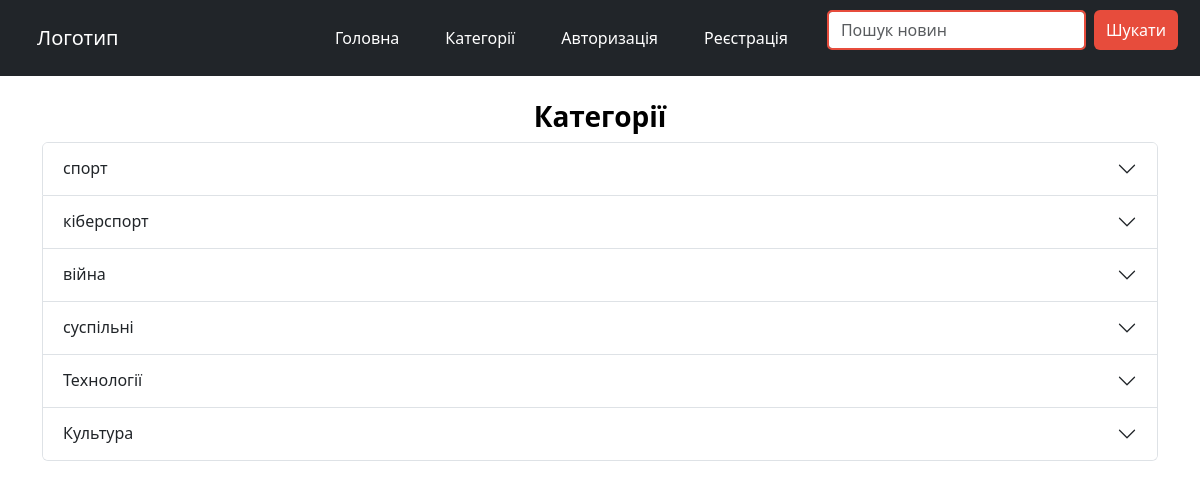
Page /pages/categories.php on the committed database.
### tables this page shows
CREATE TABLE `categories` (
  `id` int(11) NOT NULL,
  `name` varchar(255) NOT NULL,
  `description` text NOT NULL
);

### pages/categories.php (the view, shortened to what this page needs)
<?php
include '../db/connection.php';
$query = "SELECT * FROM categories";
$result = mysqli_query($conn, $query);
?>
<!DOCTYPE html>
<html lang="uk">
<head>
    <link rel="stylesheet" href="../style/bootstrap.min.css">
    <link rel="stylesheet" href="../style/global.css">
</head>
<body>
    <?php include '../components/navbar.php'; ?>
    <div class="container mt-4">
        <h3 class="text-center">Категорії</h3>
        <div class="accordion" id="categoriesAccordion">
            <?php while ($category = mysqli_fetch_assoc($result)): ?>
                <div class="accordion-item">
                    <h2 class="accordion-header" id="heading<?php echo $category['id']; ?>">
                        <button class="accordion-button collapsed" type="button" data-bs-toggle="collapse" data-bs-target="#collapse<?php echo $category['id']; ?>" aria-expanded="false" aria-controls="collapse<?php echo $category['id']; ?>">
                            <?php echo htmlspecialchars($category['name']); ?>
                        </button>
                    </h2>
                </div>
            <?php endwhile; ?>
        </div>
    </div>
</body>
</html>

### style/global.css (style rules this page uses)
body { color: #f5f5f5; font-family: Arial, sans-serif; margin: 0; padding: 0; }
button { background-color: #e74c3c; color: white; border: none; padding: 10px 20px; border-radius: 5px; cursor: pointer; }
.container h3 { color: #000000; font-weight: bold; }

### rows in the picture
categories: name "спорт"
categories: name "кіберспорт"
categories: name "війна"
categories: name "суспільні"
categories: name "Технології"
categories: name "Культура"
